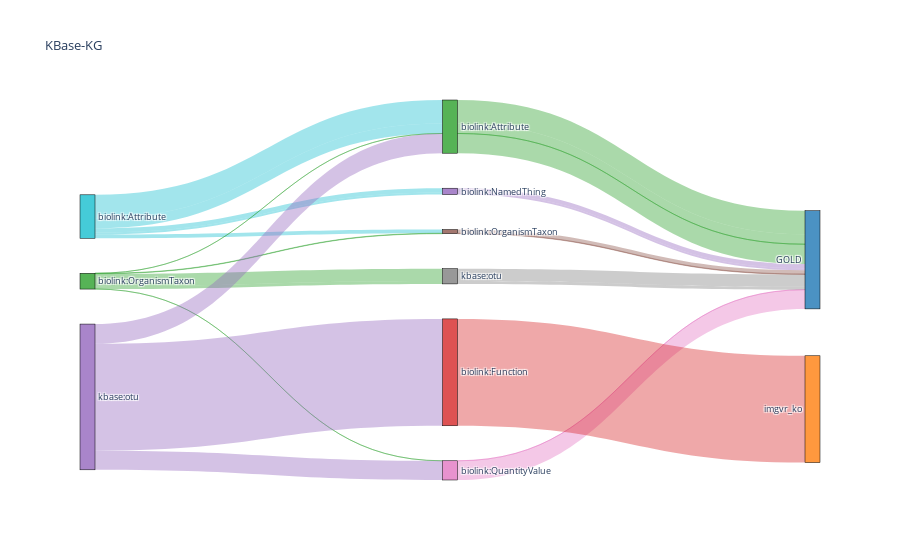

Notebook source saved alongside this figure:
### Markdown cell above
## Sankey plot with category-category associations, and source

### Code cell
data = generate_sankey_json_c2c2s(stats)

opacity = 0.4
# change 'magenta' to its 'rgba' value to add opacity
data['data'][0]['node']['color'] = ['rgba(255,0,255, 0.8)' if color == "magenta" else color for color in data['data'][0]['node']['color']]
data['data'][0]['link']['color'] = [data['data'][0]['node']['color'][src].replace("0.8", str(opacity)) for src in data['data'][0]['link']['source']]

fig = go.Figure(data=[go.Sankey(
    # Define nodes
    node = dict(
      pad = 35,
      thickness = 15,
      line = dict(color = "black", width = 0.5),
      label =  data['data'][0]['node']['label'],
      color =  data['data'][0]['node']['color']
    ),
    # Add links
    link = dict(
      source =  data['data'][0]['link']['source'],
      target =  data['data'][0]['link']['target'],
      value =  data['data'][0]['link']['value'],
      label =  data['data'][0]['link']['label'],
      color =  data['data'][0]['link']['color']
))])

fig.update_layout(title_text="KBase-KG", font_size=9)
fig.show()

### Figure 1 — Plotly figure (JSON) as saved in the notebook; plotly's stock layout.template omitted (floating-point values rounded to 4 significant figures)
{"data": [{"link": {"color": ["rgba(23, 190, 207, 0.4)", "rgba(23, 190, 207, 0.4)", "rgba(23, 190, 207, 0.4)", "rgba(23, 190, 207, 0.4)", "rgba(23, 190, 207, 0.4)", "rgba(44, 160, 44, 0.4)", "rgba(44, 160, 44, 0.4)", "rgba(44, 160, 44, 0.4)", "rgba(44, 160, 44, 0.4)", "rgba(44, 160, 44, 0.4)", "rgba(148, 103, 189, 0.4)", "rgba(148, 103, 189, 0.4)", "rgba(148, 103, 189, 0.4)", "rgba(44, 160, 44, 0.4)", "rgba(148, 103, 189, 0.4)", "rgba(140, 86, 75, 0.4)", "rgba(148, 103, 189, 0.4)", "rgba(44, 160, 44, 0.4)", "rgba(44, 160, 44, 0.4)", "rgba(227, 119, 194, 0.4)", "rgba(127, 127, 127, 0.4)", "rgba(140, 86, 75, 0.4)", "rgba(127, 127, 127, 0.4)", "rgba(44, 160, 44, 0.4)", "rgba(227, 119, 194, 0.4)", "rgba(214, 39, 40, 0.4)"], "label": ["biolink:has_attribute", "biolink:has_quantitative_value", "biolink:has_taxonomic_rank", "biolink:located_in", "biolink:occurs_in", "biolink:has_attribute", "biolink:has_attribute", "biolink:has_attribute", "biolink:is_host_for", "kbase:is_host_for", "biolink:has_attribute", "biolink:has_attribute", "kbase:has_function", "170801", "30948", "26794", "14984", "71662", "544", "424", "89540", "3177", "20851", "142848", "139055", "774852"], "source": [9, 9, 9, 9, 9, 12, 12, 12, 12, 12, 14, 14, 14, 2, 4, 5, 4, 2, 2, 6, 7, 5, 7, 2, 6, 3], "target": [2, 4, 5, 4, 2, 2, 6, 7, 5, 7, 2, 6, 3, 0, 0, 0, 0, 0, 0, 0, 0, 0, 0, 0, 0, 1], "value": [170801, 30948, 26794, 14984, 71662, 544, 424, 89540, 3177, 20851, 142848, 139055, 774852, 170801, 30948, 26794, 14984, 71662, 544, 424, 89540, 3177, 20851, 142848, 139055, 774852]}, "node": {"color": ["rgba(31, 119, 180, 0.8)", "rgba(255, 127, 14, 0.8)", "rgba(44, 160, 44, 0.8)", "rgba(214, 39, 40, 0.8)", "rgba(148, 103, 189, 0.8)", "rgba(140, 86, 75, 0.8)", "rgba(227, 119, 194, 0.8)", "rgba(127, 127, 127, 0.8)", "rgba(188, 189, 34, 0.8)", "rgba(23, 190, 207, 0.8)", "rgba(31, 119, 180, 0.8)", "rgba(255, 127, 14, 0.8)", "rgba(44, 160, 44, 0.8)", "rgba(214, 39, 40, 0.8)", "rgba(148, 103, 189, 0.8)", "rgba(140, 86, 75, 0.8)", "rgba(227, 119, 194, 0.8)", "rgba(127, 127, 127, 0.8)", "rgba(188, 189, 34, 0.8)", "rgba(23, 190, 207, 0.8)", "rgba(31, 119, 180, 0.8)", "rgba(255, 127, 14, 0.8)", "rgba(44, 160, 44, 0.8)", "rgba(214, 39, 40, 0.8)", "rgba(148, 103, 189, 0.8)", "rgba(140, 86, 75, 0.8)", "rgba(227, 119, 194, 0.8)", "rgba(127, 127, 127, 0.8)", "rgba(188, 189, 34, 0.8)", "rgba(23, 190, 207, 0.8)", "rgba(31, 119, 180, 0.8)", "rgba(255, 127, 14, 0.8)", "rgba(44, 160, 44, 0.8)", "rgba(214, 39, 40, 0.8)", "rgba(148, 103, 189, 0.8)", "rgba(255,0,255, 0.8)", "rgba(227, 119, 194, 0.8)", "rgba(127, 127, 127, 0.8)", "rgba(188, 189, 34, 0.8)", "rgba(23, 190, 207, 0.8)", "rgba(31, 119, 180, 0.8)", "rgba(255, 127, 14, 0.8)", "rgba(44, 160, 44, 0.8)", "rgba(214, 39, 40, 0.8)", "rgba(148, 103, 189, 0.8)", "rgba(140, 86, 75, 0.8)", "rgba(227, 119, 194, 0.8)", "rgba(127, 127, 127, 0.8)", "rgba(31, 119, 180, 0.8)", "rgba(255, 127, 14, 0.8)", "rgba(44, 160, 44, 0.8)", "rgba(214, 39, 40, 0.8)", "rgba(148, 103, 189, 0.8)", "rgba(140, 86, 75, 0.8)", "rgba(227, 119, 194, 0.8)", "rgba(127, 127, 127, 0.8)", "rgba(188, 189, 34, 0.8)", "rgba(23, 190, 207, 0.8)", "rgba(31, 119, 180, 0.8)", "rgba(255, 127, 14, 0.8)", "rgba(44, 160, 44, 0.8)", "rgba(214, 39, 40, 0.8)", "rgba(148, 103, 189, 0.8)", "rgba(140, 86, 75, 0.8)", "rgba(227, 119, 194, 0.8)", "rgba(127, 127, 127, 0.8)", "rgba(188, 189, 34, 0.8)", "rgba(23, 190, 207, 0.8)", "rgba(31, 119, 180, 0.8)", "rgba(255, 127, 14, 0.8)", "rgba(44, 160, 44, 0.8)", "rgba(214, 39, 40, 0.8)", "rgba(148, 103, 189, 0.8)", "rgba(140, 86, 75, 0.8)", "rgba(227, 119, 194, 0.8)", "rgba(127, 127, 127, 0.8)", "rgba(188, 189, 34, 0.8)", "rgba(23, 190, 207, 0.8)", "rgba(31, 119, 180, 0.8)", "rgba(255, 127, 14, 0.8)", "rgba(44, 160, 44, 0.8)", "rgba(214, 39, 40, 0.8)", "rgba(148, 103, 189, 0.8)", "rgba(255,0,255, 0.8)", "rgba(227, 119, 194, 0.8)", "rgba(127, 127, 127, 0.8)", "rgba(188, 189, 34, 0.8)", "rgba(23, 190, 207, 0.8)", "rgba(31, 119, 180, 0.8)", "rgba(255, 127, 14, 0.8)", "rgba(44, 160, 44, 0.8)", "rgba(214, 39, 40, 0.8)", "rgba(148, 103, 189, 0.8)", "rgba(140, 86, 75, 0.8)", "rgba(227, 119, 194, 0.8)", "rgba(127, 127, 127, 0.8)"], "label": ["GOLD", "imgvr_ko", "biolink:Attribute", "biolink:Function", "biolink:NamedThing", "biolink:OrganismTaxon", "biolink:QuantityValue", "kbase:otu", "unknown", "biolink:Attribute", "biolink:Function", "biolink:NamedThing", "biolink:OrganismTaxon", "biolink:QuantityValue", "kbase:otu", "unknown"], "line": {"color": "black", "width": 0.5}, "pad": 35, "thickness": 15}, "type": "sankey"}], "layout": {"font": {"size": 9}, "title": {"text": "KBase-KG"}}}
